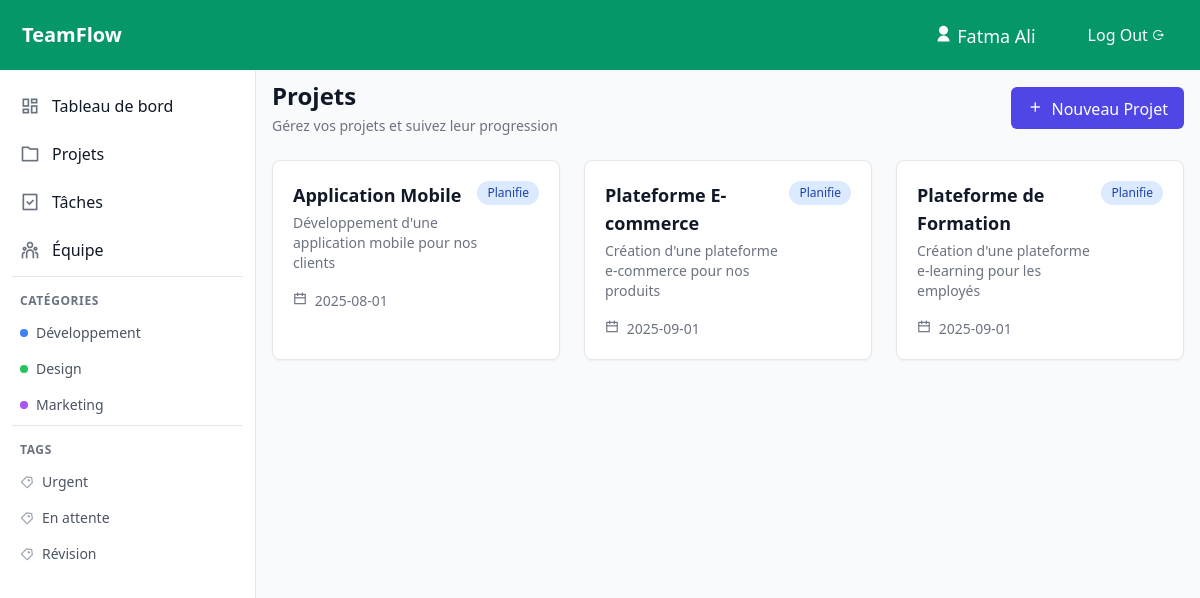
Screenshot of /projects (signed in) with the database file from the repository.
### tables this page shows
CREATE TABLE IF NOT EXISTS projects (
    id INT NOT NULL AUTO_INCREMENT,
    name VARCHAR(100) NOT NULL,
    description TEXT,
    start_date DATE,
    end_date DATE,
    status ENUM('planning', 'in_progress', 'completed') DEFAULT 'planning',
    created_by INT NOT NULL,
    created_at DATETIME DEFAULT CURRENT_TIMESTAMP,
    PRIMARY KEY (id),
    FOREIGN KEY (created_by) REFERENCES users(id)
);

### views/projects.php (called while the page is built, shortened)
<?php
include 'layouts/app.php';
?>

### controllers/BaseController.php (called while the page is built, shortened)
<?php
class BaseController {
    protected $user;
    public function __construct() {
        $this->db = new Database();
    }
    protected function checkSession() {
        if (isset($_SESSION['user'])) {
            $this->user = $_SESSION['user'];
        }
    }
    protected function isLoggedIn() {
        return isset($_SESSION['user']) && !empty($_SESSION['user']);
    }
    protected function render($view, $data = []) {
        $data['user'] = $this->user;
        $data['isLoggedIn'] = $this->isLoggedIn();
        extract($data);
        require "views/{$view}.php";
    }
}

### index.php (called while the page is built, shortened)
<?php
require_once "models/Database.php";
$db = new Database();
$router = new Router($db);
$router->resolve($_SERVER['REQUEST_URI']);

### models/Database.php (called while the page is built, shortened)
<?php
class Database
{
    public $connection;
    public function __construct()
    {
        $this->dsn = "mysql:host=" . HOST . ";port=" . PORT . ";dbname=" . DBNAME;
        try {
            $this->connection = new PDO($this->dsn, USER, PASSWORD);
            $this->connection->setAttribute(PDO::ATTR_DEFAULT_FETCH_MODE, PDO::FETCH_ASSOC);
            $this->connection->setAttribute(PDO::ATTR_ERRMODE, PDO::ERRMODE_EXCEPTION);
        } catch (PDOException $e) {
            if ($e->getCode() == 1049) {
                header('location: views/support/createDB.php');
            } else {
                error_log("Database Connection Error: " . $e->getMessage());
            }
        }
    }
    public function query($query,$param = [])
    {
        try {
            $statement = $this->connection->prepare($query);
            $statement->execute($param);
            return $statement;
        } catch (PDOException $e) {
            echo "Query failed: " . $e->getMessage();
        }
    }
}

### models/Project.php (called while the page is built, shortened)
<?php
class Project {
    private $conn;
    private $table = 'projects';
    public function __construct($db) {
        $this->conn = $db;
    }
    public function read($uid,$id = null) {
        $query = "SELECT p.*, u.name as creator_name
                FROM " . $this->table . " p
                LEFT JOIN users u ON p.created_by = u.id
               ";
        if ($id) {
            $query .= " WHERE p.id = :id and p.created_by = :uid";
            $params=['uid'=>$uid , 'id' => $id];
        }else{
            $query .= " WHERE p.created_by = :uid";
            $params = ['uid'=>$uid];
        }
        return $this->conn->query($query, $params);
    }
}

### views/pages/projects_content.php (the view, shortened to what this page needs)
<div class="space-y-6">
    <div class="flex justify-between items-center">
        <div>
            <h1 class="text-2xl font-bold text-gray-900">Projets</h1>
            <p class="mt-1 text-sm text-gray-500">Gérez vos projets et suivez leur progression</p>
        </div>
        <button onclick="openModal(event)" id="btn-nouveau-projet" class="px-4 py-2 bg-indigo-600 text-white rounded-md hover:bg-indigo-700 focus:outline-none focus:ring-2 focus:ring-offset-2 focus:ring-indigo-500">
            <i class="ri-add-line mr-1"></i> Nouveau Projet
        </button>
    </div>
    <div class="grid grid-cols-1 md:grid-cols-2 lg:grid-cols-3 gap-6">
        <?php foreach($projects as $prj) : ?>
        <div class="bg-white rounded-lg border border-gray-200 shadow-sm hover:shadow-md transition-shadow">
            <div class="p-5">
                <div class="flex justify-between items-start mb-4">
                    <div>
                       <a href="/projects?id=<?= $prj["id"]?>"><h3 class="text-lg font-semibold text-gray-900 hover:underline hover:text-green-700"><?= $prj["name"]?></h3></a>
                        <p class="text-sm text-gray-500 mt-1"><?= $prj["description"]?></p>
                    </div>
                    <?php if($prj["status"] == 'in_progress'){?>
                    <span class="px-2.5 py-1 text-xs font-medium rounded-full bg-yellow-100 text-yellow-800">En cours</span>
                    <?php }else if($prj["status"] == 'planning'){?>
                    <span class="px-2.5 py-1 text-xs font-medium rounded-full bg-blue-100 text-blue-800">Planifie</span>
                    <?php }else{?>
                    <span class="px-2.5 py-1 text-xs font-medium rounded-full bg-green-100 text-green-800">Complete</span>
                    <?php }?>
                </div>
                <div class="space-y-3">
                    <div class="flex justify-between items-center">
                        <div class="text-sm text-gray-500">
                            <i class="ri-calendar-line mr-1"></i>
                            <?= $prj["end_date"]?>
                        </div>
                    </div>
                </div>
            </div>
        </div>
        <?php endforeach ;?>
    </div>
</div>

### rows the page displays
projects: name "Application Mobile", description "Développement d'une application mobile pour nos clients", status "Planifie", end_date "2025-08-01"
projects: name "Plateforme E-commerce", description "Création d'une plateforme e-commerce pour nos produits", status "Planifie", end_date "2025-09-01"
projects: name "Plateforme de Formation", description "Création d'une plateforme e-learning pour les employés", status "Planifie", end_date "2025-09-01"

### other values shown
$_SESSION['user']['name'] "Fatma Ali"
